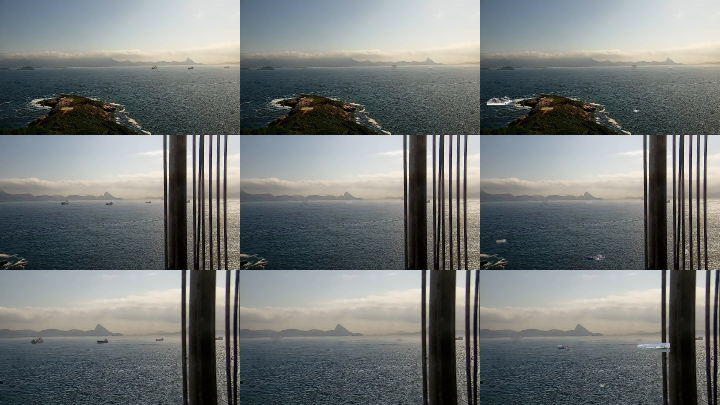
#> input picture results/synthetic_generation/smoke_tests/smoke_test_inpaint.jpg, 1440 x 810 px (shown at 1/2 size)
$ python -i gerar_baseline_random_copypaste_v4.py   (imports and definitions only)
#> lines starting #> are read from the running program, lines starting #| are printed output that depends on the picture; after the words box and inside, x2 and y2 are one past the last pixel; in counts of white or black regions, pixels touching at a corner belong together
#> further down, picture is the input picture: shape (810, 1440, 3); mean B, G, R 118.5, 119.4, 115.2
"""
gerar_baseline_random_copypaste_v4.py

Gera o baseline "context-aware random copy-paste" para comparação com in-place.

═══════════════════════════════════════════════════════════════════
NOVIDADE v4:
  Floor mínimo do horizonte (HORIZON_MIN_PCT). Em v3 o horizonte
  era puramente adaptativo (topo da bbox real mais alta), mas
  algumas imagens do CITRA têm bboxes labeled muito altas na
  imagem (ships cargo distantes na linha de nuvens), o que
  liberava placement em quase todo o topo da imagem.

  v4 introduz um piso: o sea_mask nunca começa acima de
  HORIZON_MIN_PCT da altura (default 35%). Assim, mesmo se há
  uma label real muito alta na imagem, os crops sintéticos
  ficam restritos à porção inferior da imagem.

  Também adiciona um SEGUNDO grid de debug
  (smoke_test_seamask.jpg) mostrando a região permitida em
  vermelho transparente, para validação visual direta do que
  o algoritmo está liberando.

NOVIDADE v3:
  Horizonte adaptativo via topo do bbox real mais alto.

NOVIDADE v2:
  Inpainting TELEA dos objetos reais antes do compositing.
═══════════════════════════════════════════════════════════════════

DIFERENÇA vs IN-PLACE:
  - In-place: crop é colado NA POSIÇÃO e NO TAMANHO do bbox real anotado
  - Random:   crop é colado em POSIÇÃO ALEATÓRIA no mar (abaixo do
              horizonte adaptativo), com TAMANHO AMOSTRADO da distribuição
              real + objetos reais removidos via inpainting TELEA

TUDO o mais é idêntico:
  - Mesmos crops SAM
  - Mesmos fundos (imagens CITRA-3D-Real, agora SEM objetos reais)
  - Mesma densidade (mesmo nº de objetos por imagem)
  - Mesmo nº de variações (13)
  - Mesma separação de splits (train gera train, val gera val)

Uso:
    python gerar_baseline_random_copypaste_v3.py

Para validação visual antes da geração completa, defina
SMOKE_TEST = True abaixo. Gera apenas 3 imagens × 1 variation e
salva um grid de inspeção em OUTPUT_DIR/smoke_test_inpaint.jpg
(colunas: original | inpainted | random copy-paste).
"""

from pathlib import Path
import numpy as np
import cv2
import json
import random
import time
from datetime import datetime

# ═══ CONFIGURAÇÃO ═══
CITRA_ROOT = Path("/content/drive/MyDrive/PROJETO_MARINHA/Datasets/CITRA-3D-Real")
CROPS_DIR  = Path("/content/drive/MyDrive/InaTechShips/crops_sam")
OUTPUT_DIR = Path("/content/drive/MyDrive/InaTechShips/dataset_random_copypaste_v4")

N_VARIATIONS     = 13
SEED             = 42
IOU_THRESHOLD    = 0.2
SEA_COVERAGE_MIN = 0.75
MAX_ATTEMPTS     = 100

# ── Inpainting dos objetos reais (novo em v2) ──────────────────────
INPAINT_RADIUS   = 3      # cv2.inpaint TELEA — raio em pixels
INPAINT_PADDING  = 2      # padding extra ao redor da bbox na máscara

# ── Horizonte adaptativo (novo em v3, refinado em v4) ──────────────
# Margem em pixels acima do topo do bbox real mais alto.
HORIZON_MARGIN   = 0
# Fallback: se imagem não tem bboxes reais, usa este percentual da
# altura como divisor céu/mar.
HORIZON_FALLBACK_PCT = 0.5
# Floor: o sea_mask NUNCA começa acima de HORIZON_MIN_PCT da altura,
# mesmo se houver uma bbox real labeled muito alta na imagem
# (proteção contra outliers nas labels — câmeras costeiras altas
# tipicamente têm céu ocupando ≥35% da altura da imagem).
HORIZON_MIN_PCT      = 0.35

# ── Smoke test (validação visual antes da geração completa) ────────
SMOKE_TEST       = False  # True = roda apenas 3 imagens + grid de inspeção

# [2 lines not run here, left out]


# ═══ FUNÇÕES ═══

def compute_sea_mask(img_np, bboxes_px=None,
                     horizon_margin=HORIZON_MARGIN,
                     fallback_pct=HORIZON_FALLBACK_PCT,
                     min_pct=HORIZON_MIN_PCT):
    """Detecta região de mar usando horizonte adaptativo + floor mínimo.

    1. Se bboxes_px fornecido: topo do navio mais alto define horizonte
       candidato. Se bboxes vazias: usa fallback_pct.
    2. Floor: o horizonte é forçado a ser pelo menos min_pct da altura
       (proteção contra outliers nas labels).
    3. Refinamento HSV abaixo do horizonte (exclui obstáculos verticais).
    """
#> called with horizon_margin = 0, fallback_pct = 0.5, min_pct = 0.35
    h, w = img_np.shape[:2]
#> h = 810; w = 1440

    # ── Limiar vertical (horizonte adaptativo + floor) ──
    if bboxes_px:
        top_y = min(y1 for (x1, y1, x2, y2) in bboxes_px)
        top_y = max(0, top_y - horizon_margin)
    else:
        top_y = int(h * fallback_pct)
#> top_y = 405

    # Floor: jamais permite horizonte acima de min_pct da altura
    floor_y = int(h * min_pct)
#> floor_y = 283
    top_y = max(top_y, floor_y)

    pos_mask = np.zeros((h, w), dtype=np.uint8)
    pos_mask[top_y:, :] = 255

    # ── Refinamento HSV (exclui obstáculos verticais abaixo do horizonte) ──
    hsv = cv2.cvtColor(img_np, cv2.COLOR_BGR2HSV)
#> hsv: shape (810, 1440, 3); mean H, S, V 69.1, 50.5, 124.5
    blue = cv2.inRange(hsv, (90, 20, 30), (140, 255, 255))
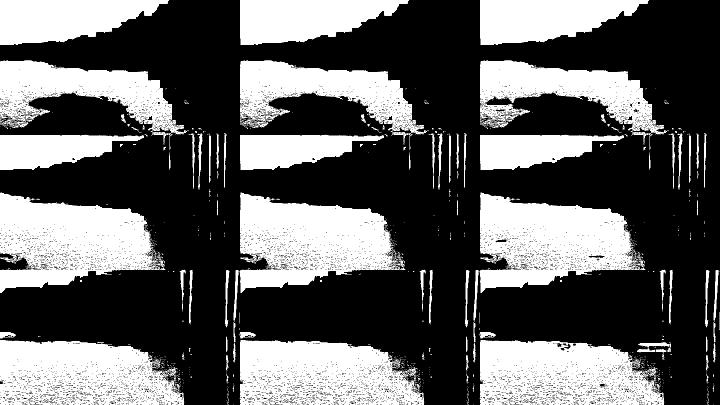
#> blue: shape (810, 1440) (shown at 1/2 size); 37.9% white; 790 white regions (693 under 20 px), largest, box (x1, y1, x2, y2) and area: (467, 385, 810, 684) 42713, (947, 385, 1290, 684) 42527, (0, 385, 330, 586) 42180
    gray = cv2.inRange(hsv, (0, 0, 60), (180, 50, 200))
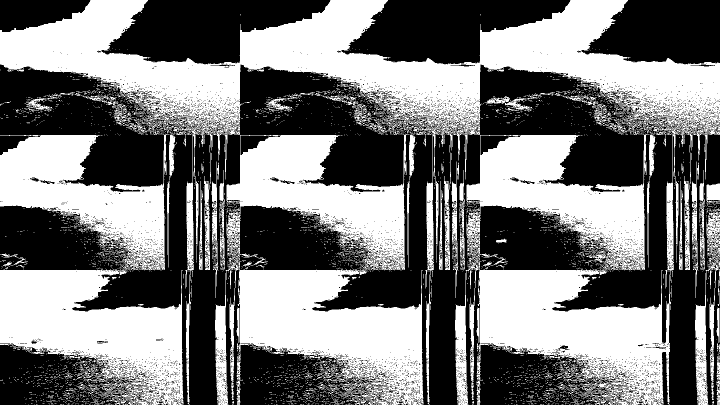
#> gray: shape (810, 1440) (shown at 1/2 size); 48% white; 4554 white regions (4346 under 20 px), largest, box (x1, y1, x2, y2) and area: (0, 0, 1440, 810) 404208, (0, 538, 367, 810) 59864, (0, 267, 338, 542) 44385
    color_mask = cv2.bitwise_or(blue, gray)
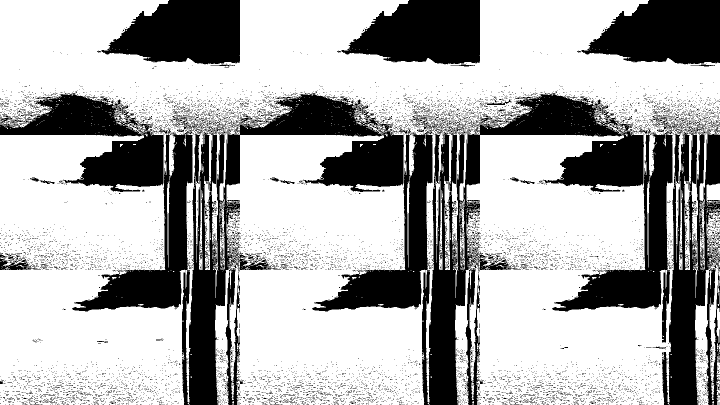
#> color_mask: shape (810, 1440) (shown at 1/2 size); 67.9% white; 10071 black regions (9962 under 20 px), largest, box (x1, y1, x2, y2) and area: (624, 185, 1288, 810) 90157, (144, 185, 808, 810) 90156, (1324, 236, 1440, 810) 34821
    combined = cv2.bitwise_and(color_mask, pos_mask)
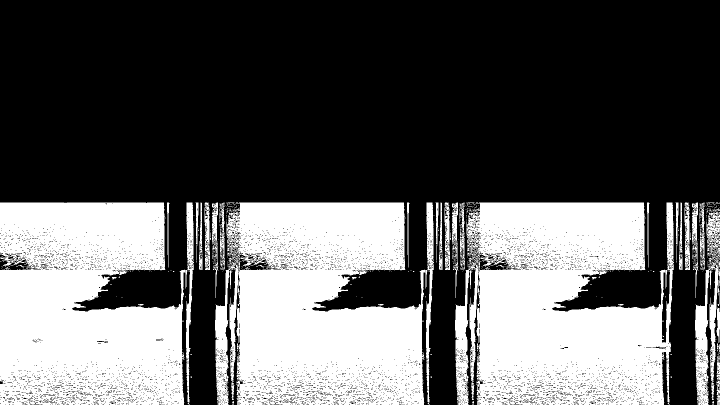
#> combined: shape (810, 1440) (shown at 1/2 size); 36.8% white; 470 white regions (418 under 20 px), largest, box (x1, y1, x2, y2) and area: (910, 405, 1348, 810) 138696, (430, 405, 855, 810) 135496, (0, 405, 375, 810) 126046

    # Fallback: se cor detectou pouco, usa só posição
    pos_area = pos_mask.sum() / 255
    if pos_area > 0 and combined.sum() / 255 < pos_area * 0.2:
        combined = pos_mask

    kernel = cv2.getStructuringElement(cv2.MORPH_ELLIPSE, (15, 15))
    return cv2.morphologyEx(combined, cv2.MORPH_CLOSE, kernel)
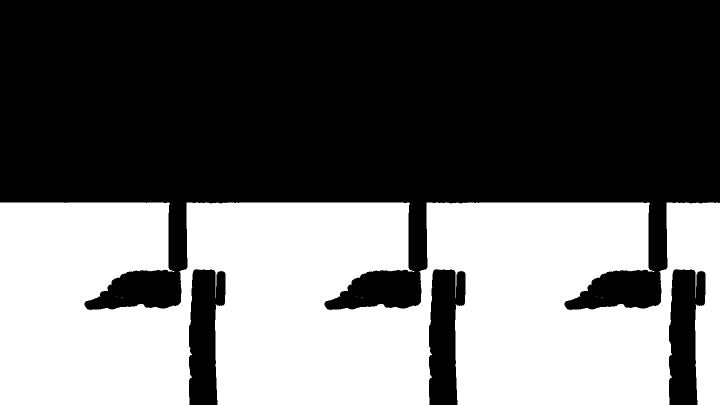
#> returned value: shape (810, 1440) (shown at 1/2 size); 42% white; 7 white regions (6 under 20 px), largest, box (x1, y1, x2, y2) and area: (0, 405, 1440, 810) 489817


# [319 lines left out: functions iou, load_real_bboxes_px, inpaint_real_objects, load_wh_distribution, generate_variations, overlay_sea_mask and 2 more, not called in this run]


# [2 lines not run here, left out]

>>> import cv2
>>> picture = cv2.imread('../../results/synthetic_generation/smoke_tests/smoke_test_inpaint.jpg')
>>> result = compute_sea_mask(picture)
